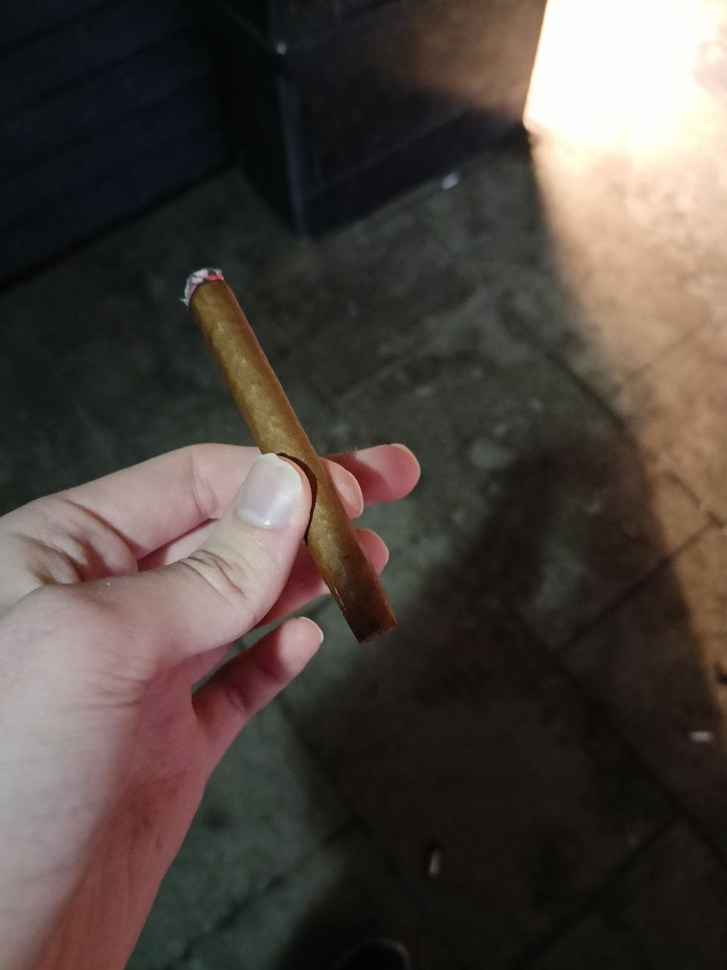
#> input picture 4/img.jpg, 727 x 970 px, shrunk from 960 x 1280 before the run
$ python 4.py
#> lines starting #> are read from the running program, lines starting #| are printed output that depends on the picture
import numpy as np
import cv2
from matplotlib import pyplot as plot

SHIFT = 50
N = 121

image = cv2.imread("./img.jpg", cv2.IMREAD_GRAYSCALE)
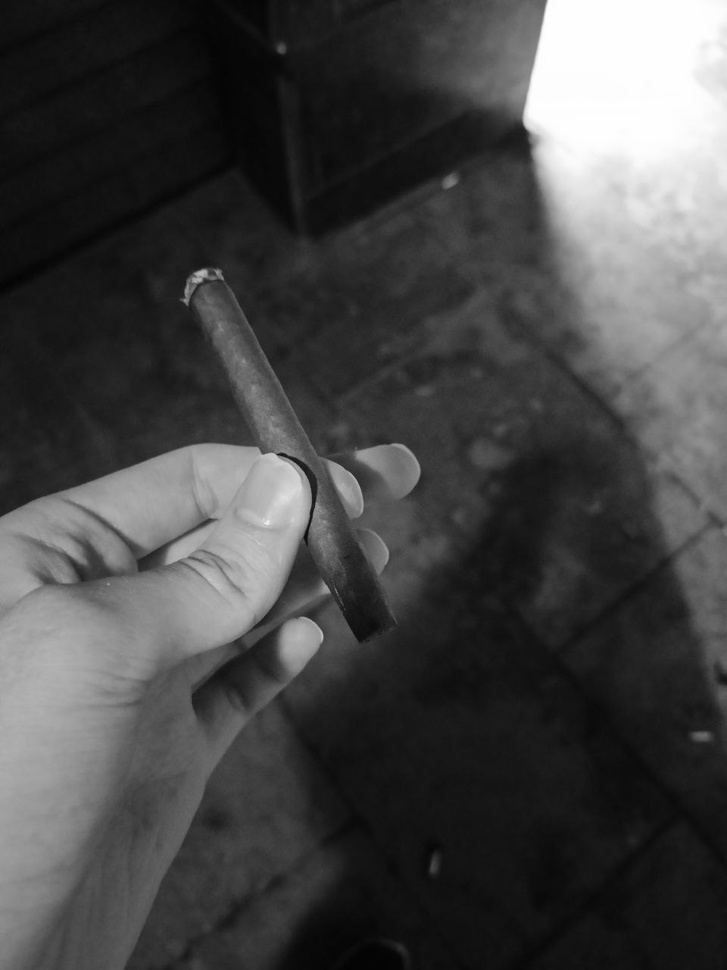
#> image: shape (970, 727); min 2, max 255, mean 70
f_shift = np.fft.fftshift(np.fft.fft2(image))


def draw_plot(i, title, cmap='gray'):
    plot.subplot(draw_plot.sub_plot)
    draw_plot.sub_plot += 1
    plot.imshow(i, cmap)
    plot.title(title)
    plot.xticks([])
    plot.yticks([])


draw_plot.sub_plot = N
draw_plot(image, "Исходная картинка")
draw_plot(np.log(np.abs(f_shift)), 'Спектр')

r, c = image.shape
#> r = 970; c = 727
cr, cc = r // 2, c // 2
#> cr = 485; cc = 363
f_shift[cr - SHIFT:cr + SHIFT, cc - SHIFT:cc + SHIFT] = 0

draw_plot.sub_plot = N
draw_plot(np.abs(f_shift), "Спектр без основных частот")

mod = np.fft.ifftshift(f_shift)
transformed_image = np.abs(np.fft.ifft2(mod))
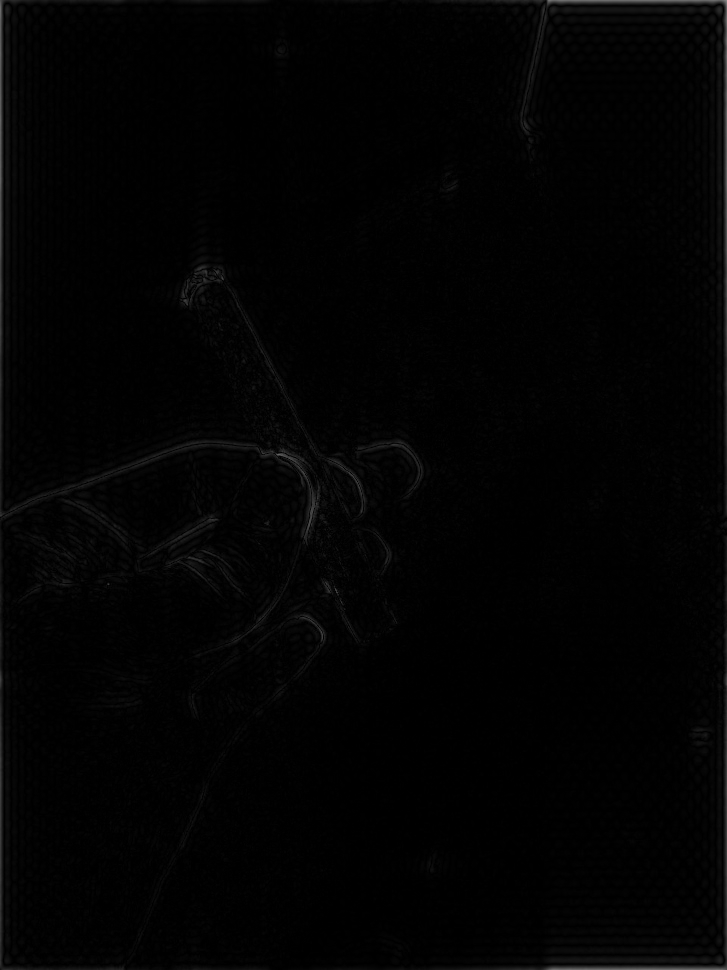
#> transformed_image: shape (970, 727) float64; min 0.00114, max 136.8, mean 3.1

draw_plot.sub_plot = N
draw_plot(image, "Исходная картинка")
draw_plot(transformed_image, "Контур")
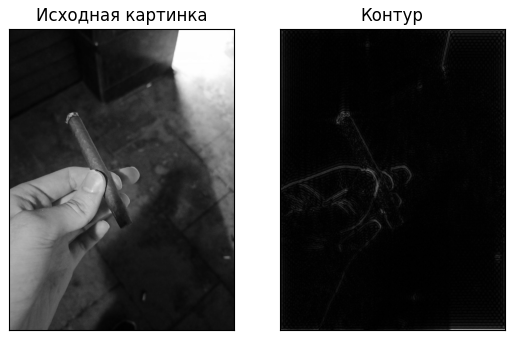
#> figure drawn by matplotlib, 2 panels

$ run again, with 4/1.jpg copied over 4/img.jpg
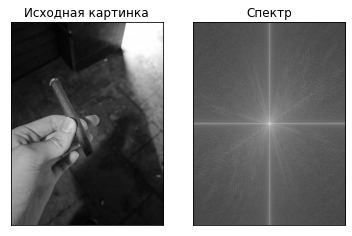
#> input picture 4/1.jpg, 352 x 236 px
#> image is the input picture: shape (236, 352); min 0, max 255, mean 121.1
#> `transformed_image = np.abs(np.fft.ifft2(mod))`:
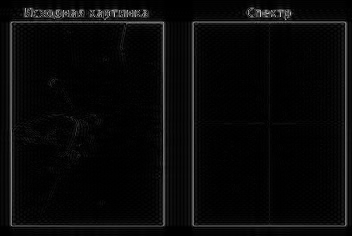
#> transformed_image: shape (236, 352) float64; min 0.0101, max 208, mean 9.2
#> `draw_plot(transformed_image, "Контур")`:
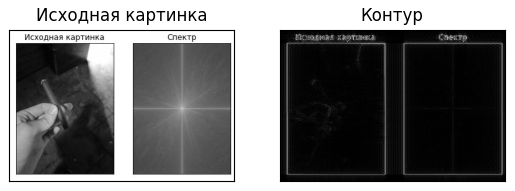
#> figure drawn by matplotlib, 2 panels

$ run again, with 4/2.png saved as 4/img.jpg
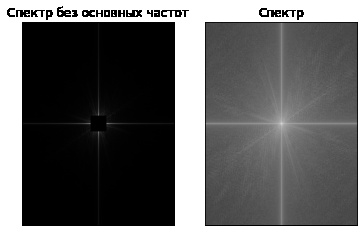
#> input picture 4/2.png, 364 x 236 px
#> image is the input picture: shape (236, 364); min 0, max 255, mean 100.1
#> `transformed_image = np.abs(np.fft.ifft2(mod))`:
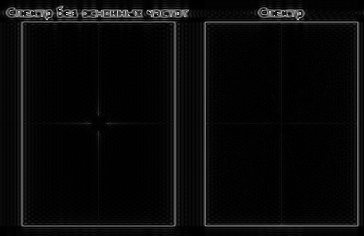
#> transformed_image: shape (236, 364) float64; min 0.00916, max 259.4, mean 10.3; drawn with min black and max white
#> `draw_plot(transformed_image, "Контур")`:
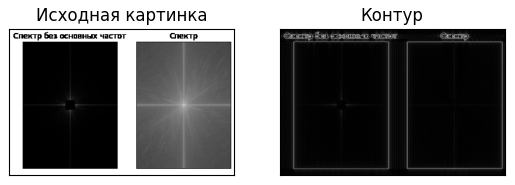
#> figure drawn by matplotlib, 2 panels
